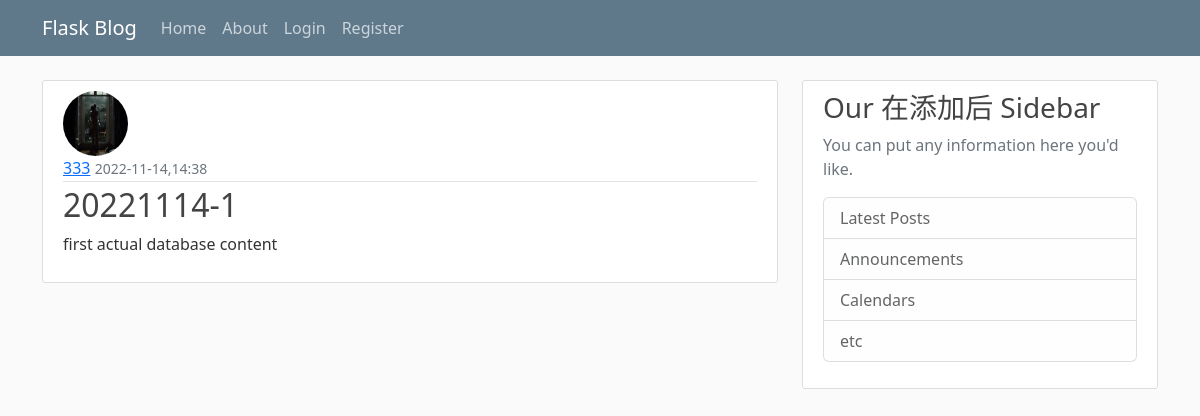
/post/1, run on the app's committed database.
### flaskblog/models.py (models this page shows, shortened)
class User(db.Model,UserMixin):
    id = db.Column(db.Integer,primary_key=True)
    username = db.Column(db.String(20),unique=True,nullable=False)
    email = db.Column(db.String(120),unique=True,nullable=False)
    image_file = db.Column(db.String(20),nullable=False,default='default.jpg')
    password = db.Column(db.String(60),nullable=False)
    posts = db.relationship('Post',backref='author',lazy=True)

class Post(db.Model):
    id = db.Column(db.Integer,primary_key=True)
    title = db.Column(db.String(100),nullable=True)
    date_posted = db.Column(db.DateTime,nullable=False,default=datetime.utcnow)
    content = db.Column(db.Text,nullable=False)
    user_id = db.Column(db.Integer,db.ForeignKey('user.id'),nullable=False)

### flaskblog/routes.py (the view)
@app.route("/post/<int:post_id>")
def post(post_id):
    post = Post.query.get_or_404(post_id,"输入的flask页面错误缺失")
    return render_template('post.html',title=post.title,post=post)

### flaskblog/templates/post.html (shortened to what this page needs)
{% extends "layout.html" %}
{% block content %}
    <article class="media content-section">
        <img class="rounded-circle article-img" src="{{ url_for('static',filename='profile_pics/' + post.author.image_file) }}">
        <div class="media-body">
            <div class="article-metadata">
                <a class="mr-2" href="#">{{ post.author.username }}</a>
                <small class="text-muted">{{ post.date_posted.strftime('%Y-%m-%d,%H:%M') }}</small>
            </div>
            <h2 class="article-title">{{ post.title }}</h2>
            <p class="article-content">{{ post.content }}</p>
        </div>
    </article>
{% endblock content %}

### flaskblog/static/main.css (style rules this page uses)
body { background: #fafafa; color: #333333; margin-top: 5rem; }
h1, h2, h3, h4, h5, h6 { color: #444444; }
.content-section { background: #ffffff; padding: 10px 20px; border: 1px solid #dddddd; border-radius: 3px; margin-bottom: 20px; }
.article-title { color: #444444; }
.article-content { white-space: pre-line; }
.article-img { height: 65px; width: 65px; margin-right: 16px; }
.article-metadata { padding-bottom: 1px; margin-bottom: 4px; border-bottom: 1px solid #e3e3e3 }

### data on the page
User: image_file (picture), author.username "333"
Post: date_posted "2022-11-14,14:38", title "20221114-1", content "first actual database content"
